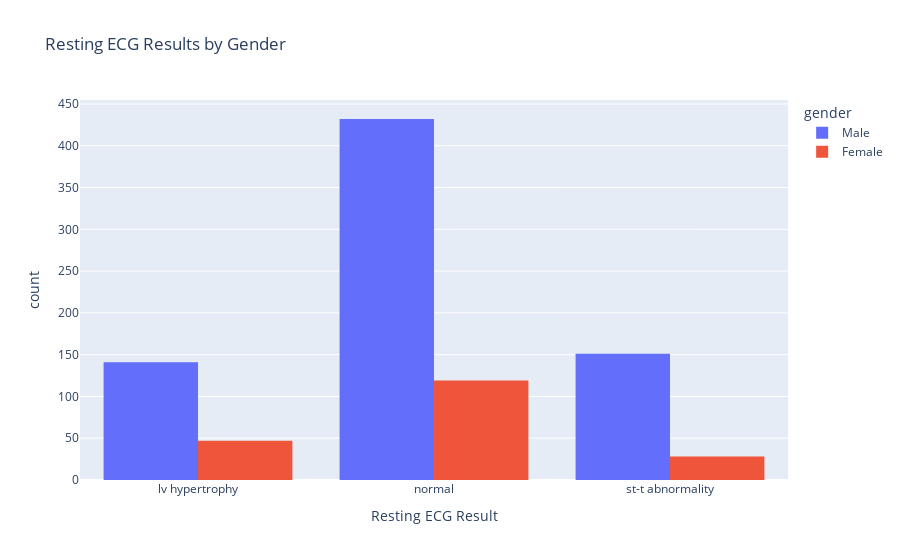

The cell this chart's notebook holds for it:
### Markdown cell above
`df['restecg'][df['restecg'] == 0] = "normal"` : This line of code updates the values in the 'restecg' column of the DataFrame df. It selects rows where the value in the 'restecg' column is equal to 0 and sets those values to 'normal'.

`df['restecg'][df['restecg'] == 1] = "ST-T wave abnormality"`: This line of code further updates the 'restecg' column. It selects rows where the value in the 'restecg' column is equal to 1 and sets those values to 'ST-T wave abnormality'.

`df['restecg'][df['restecg'] == 2] = "left ventricular hypertrophy"`: Similarly, this line updates the 'restecg' column. It selects rows where the value in the 'restecg' column is equal to 2 and sets those values to 'left ventricular hypertrophy'.

### Code cell
fig = px.histogram(df, 
                   x='resting_ecg_result', 
                   color='gender', 
                   barmode='group',
                   title='Resting ECG Results by Gender',
                   labels={'resting_ecg_result': 'Resting ECG Result', 'count': 'Number of Patients'})

fig.show()

### Figure 1 — Plotly figure (JSON) as saved in the notebook; plotly's stock layout.template omitted (floating-point values rounded to 4 significant figures; data arrays with more than 128 entries replaced by an {"elided": "..."} marker saying what was removed)
{"data": [{"alignmentgroup": "True", "bingroup": "x", "hovertemplate": "gender=Male<br>Resting ECG Result=%{x}<br>count=%{y}<extra></extra>", "legendgroup": "Male", "marker": {"color": "#636efa", "pattern": {"shape": ""}}, "name": "Male", "offsetgroup": "Male", "orientation": "v", "showlegend": true, "type": "histogram", "x": {"elided": "726 str values"}, "xaxis": "x", "yaxis": "y"}, {"alignmentgroup": "True", "bingroup": "x", "hovertemplate": "gender=Female<br>Resting ECG Result=%{x}<br>count=%{y}<extra></extra>", "legendgroup": "Female", "marker": {"color": "#EF553B", "pattern": {"shape": ""}}, "name": "Female", "offsetgroup": "Female", "orientation": "v", "showlegend": true, "type": "histogram", "x": {"elided": "194 str values"}, "xaxis": "x", "yaxis": "y"}], "layout": {"barmode": "group", "legend": {"title": {"text": "gender"}, "tracegroupgap": 0}, "title": {"text": "Resting ECG Results by Gender"}, "xaxis": {"anchor": "y", "domain": [0, 1], "title": {"text": "Resting ECG Result"}}, "yaxis": {"anchor": "x", "domain": [0, 1], "title": {"text": "count"}}}}
